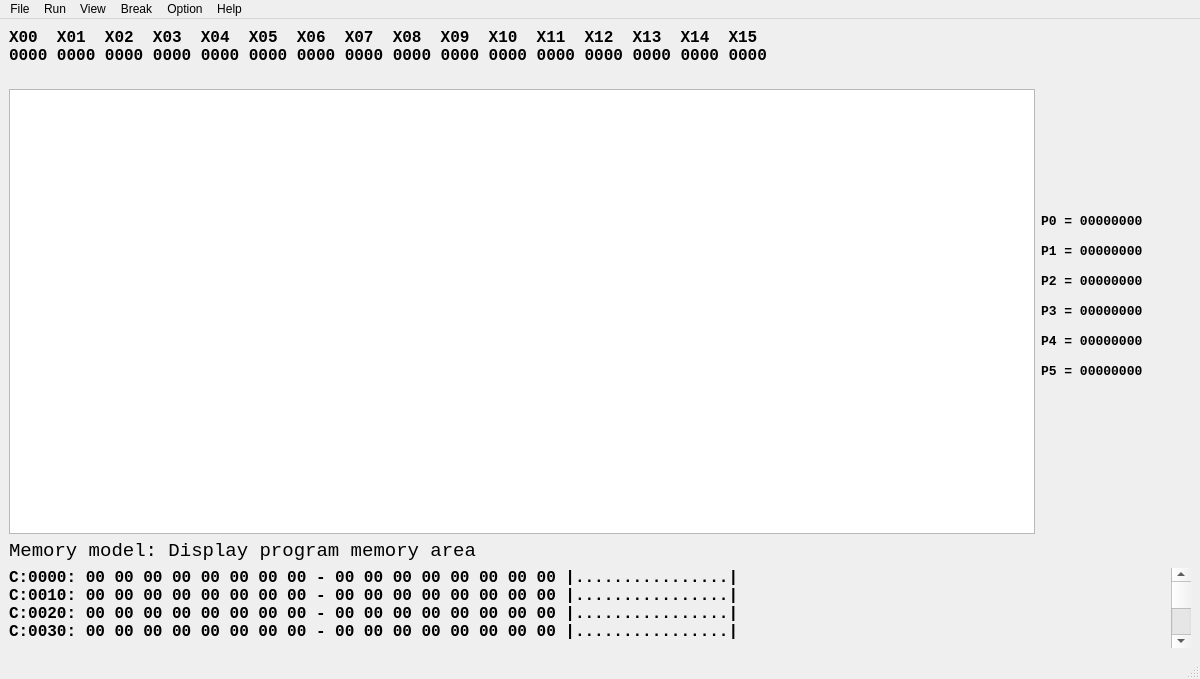
<?xml version="1.0" encoding="UTF-8"?>
<ui version="4.0">
 <class>MainWindow</class>
 <widget class="QMainWindow" name="MainWindow">
  <property name="windowModality">
   <enum>Qt::WindowModal</enum>
  </property>
  <property name="enabled">
   <bool>true</bool>
  </property>
  <property name="geometry">
   <rect>
    <x>0</x>
    <y>0</y>
    <width>1200</width>
    <height>679</height>
   </rect>
  </property>
  <property name="sizePolicy">
   <sizepolicy hsizetype="Expanding" vsizetype="Expanding">
    <horstretch>0</horstretch>
    <verstretch>0</verstretch>
   </sizepolicy>
  </property>
  <property name="maximumSize">
   <size>
    <width>16777215</width>
    <height>16777215</height>
   </size>
  </property>
  <property name="windowTitle">
   <string>Debugger 51</string>
  </property>
  <widget class="QWidget" name="centralwidget">
   <property name="minimumSize">
    <size>
     <width>800</width>
     <height>600</height>
    </size>
   </property>
   <property name="maximumSize">
    <size>
     <width>16777215</width>
     <height>16777215</height>
    </size>
   </property>
   <layout class="QGridLayout" name="gridLayout_2">
    <item row="0" column="0">
     <layout class="QGridLayout" name="gridLayout">
      <property name="sizeConstraint">
       <enum>QLayout::SetNoConstraint</enum>
      </property>
      <item row="1" column="0">
       <layout class="QHBoxLayout" name="horizontalLayout" stretch="1,0">
        <item>
         <widget class="QListWidget" name="listWidget_ASM">
          <property name="minimumSize">
           <size>
            <width>0</width>
            <height>300</height>
           </size>
          </property>
          <property name="maximumSize">
           <size>
            <width>16777215</width>
            <height>16777215</height>
           </size>
          </property>
          <property name="font">
           <font>
            <family>Courier New</family>
            <weight>75</weight>
            <bold>true</bold>
           </font>
          </property>
          <property name="verticalScrollBarPolicy">
           <enum>Qt::ScrollBarAsNeeded</enum>
          </property>
          <property name="horizontalScrollBarPolicy">
           <enum>Qt::ScrollBarAsNeeded</enum>
          </property>
         </widget>
        </item>
        <item>
         <widget class="QLabel" name="label_Port">
          <property name="sizePolicy">
           <sizepolicy hsizetype="Fixed" vsizetype="Expanding">
            <horstretch>0</horstretch>
            <verstretch>0</verstretch>
           </sizepolicy>
          </property>
          <property name="minimumSize">
           <size>
            <width>150</width>
            <height>300</height>
           </size>
          </property>
          <property name="maximumSize">
           <size>
            <width>16777215</width>
            <height>16777215</height>
           </size>
          </property>
          <property name="font">
           <font>
            <family>Courier New</family>
            <pointsize>10</pointsize>
            <weight>75</weight>
            <bold>true</bold>
            <kerning>true</kerning>
           </font>
          </property>
          <property name="text">
           <string>P0 = 00000000

P1 = 00000000

P2 = 00000000

P3 = 00000000

P4 = 00000000

P5 = 00000000

</string>
          </property>
          <property name="scaledContents">
           <bool>false</bool>
          </property>
          <property name="wordWrap">
           <bool>false</bool>
          </property>
         </widget>
        </item>
       </layout>
      </item>
      <item row="0" column="0">
       <widget class="QLabel" name="label_Reg">
        <property name="sizePolicy">
         <sizepolicy hsizetype="Expanding" vsizetype="Fixed">
          <horstretch>0</horstretch>
          <verstretch>0</verstretch>
         </sizepolicy>
        </property>
        <property name="minimumSize">
         <size>
          <width>0</width>
          <height>40</height>
         </size>
        </property>
        <property name="maximumSize">
         <size>
          <width>16777215</width>
          <height>16777215</height>
         </size>
        </property>
        <property name="font">
         <font>
          <family>Courier New</family>
          <pointsize>12</pointsize>
          <weight>75</weight>
          <bold>true</bold>
         </font>
        </property>
        <property name="text">
         <string>X00  X01  X02  X03  X04  X05  X06  X07  X08  X09  X10  X11  X12  X13  X14  X15 
0000 0000 0000 0000 0000 0000 0000 0000 0000 0000 0000 0000 0000 0000 0000 0000
</string>
        </property>
        <property name="alignment">
         <set>Qt::AlignLeading|Qt::AlignLeft|Qt::AlignTop</set>
        </property>
       </widget>
      </item>
      <item row="3" column="0">
       <layout class="QHBoxLayout" name="horizontalLayout_RAM" stretch="0,0">
        <item>
         <widget class="QLabel" name="label_RAM">
          <property name="sizePolicy">
           <sizepolicy hsizetype="Expanding" vsizetype="Fixed">
            <horstretch>0</horstretch>
            <verstretch>0</verstretch>
           </sizepolicy>
          </property>
          <property name="minimumSize">
           <size>
            <width>900</width>
            <height>80</height>
           </size>
          </property>
          <property name="maximumSize">
           <size>
            <width>16777215</width>
            <height>100</height>
           </size>
          </property>
          <property name="font">
           <font>
            <family>Courier New</family>
            <pointsize>12</pointsize>
            <weight>75</weight>
            <bold>true</bold>
           </font>
          </property>
          <property name="mouseTracking">
           <bool>false</bool>
          </property>
          <property name="layoutDirection">
           <enum>Qt::LeftToRight</enum>
          </property>
          <property name="text">
           <string>C:0000: 00 00 00 00 00 00 00 00 - 00 00 00 00 00 00 00 00 |................|
C:0010: 00 00 00 00 00 00 00 00 - 00 00 00 00 00 00 00 00 |................|
C:0020: 00 00 00 00 00 00 00 00 - 00 00 00 00 00 00 00 00 |................|
C:0030: 00 00 00 00 00 00 00 00 - 00 00 00 00 00 00 00 00 |................|</string>
          </property>
          <property name="scaledContents">
           <bool>false</bool>
          </property>
          <property name="alignment">
           <set>Qt::AlignLeading|Qt::AlignLeft|Qt::AlignTop</set>
          </property>
         </widget>
        </item>
        <item>
         <widget class="QScrollBar" name="verticalScrollBar_RAM">
          <property name="sizePolicy">
           <sizepolicy hsizetype="Fixed" vsizetype="Fixed">
            <horstretch>0</horstretch>
            <verstretch>0</verstretch>
           </sizepolicy>
          </property>
          <property name="minimumSize">
           <size>
            <width>20</width>
            <height>80</height>
           </size>
          </property>
          <property name="maximumSize">
           <size>
            <width>16777215</width>
            <height>16777215</height>
           </size>
          </property>
          <property name="font">
           <font>
            <family>Courier New</family>
            <weight>75</weight>
            <bold>true</bold>
           </font>
          </property>
          <property name="maximum">
           <number>1023</number>
          </property>
          <property name="singleStep">
           <number>1</number>
          </property>
          <property name="pageStep">
           <number>10</number>
          </property>
          <property name="sliderPosition">
           <number>0</number>
          </property>
          <property name="orientation">
           <enum>Qt::Vertical</enum>
          </property>
         </widget>
        </item>
       </layout>
      </item>
      <item row="2" column="0">
       <widget class="QLabel" name="label_RAM_model">
        <property name="font">
         <font>
          <family>Courier New</family>
          <pointsize>14</pointsize>
          <weight>50</weight>
          <bold>false</bold>
         </font>
        </property>
        <property name="text">
         <string>Memory model: Display program memory area</string>
        </property>
       </widget>
      </item>
     </layout>
    </item>
   </layout>
  </widget>
  <widget class="QMenuBar" name="menubar">
   <property name="geometry">
    <rect>
     <x>0</x>
     <y>0</y>
     <width>1200</width>
     <height>28</height>
    </rect>
   </property>
   <widget class="QMenu" name="menu">
    <property name="title">
     <string>File</string>
    </property>
    <addaction name="actionOpen"/>
    <addaction name="actionLoad"/>
   </widget>
   <widget class="QMenu" name="menuRun">
    <property name="title">
     <string>Run</string>
    </property>
    <addaction name="actionRun"/>
    <addaction name="actionStep_Run"/>
    <addaction name="actionStep_Function_Run"/>
    <addaction name="actionReset"/>
   </widget>
   <widget class="QMenu" name="menuView">
    <property name="title">
     <string>View</string>
    </property>
    <addaction name="actionUpdate_RAM"/>
    <addaction name="actionUpdate_Port"/>
    <addaction name="actionUpdate_Register"/>
    <addaction name="separator"/>
    <addaction name="actionCode_Memory"/>
    <addaction name="actionDirect_InRAM"/>
    <addaction name="actionIndirect_InRAM"/>
    <addaction name="actionExternal_RAM"/>
    <addaction name="separator"/>
    <addaction name="actionRefresh_Display"/>
   </widget>
   <widget class="QMenu" name="menuBreak">
    <property name="title">
     <string>Break</string>
    </property>
    <addaction name="actionMake_BreakPoint"/>
    <addaction name="actionClean_All_Break_Point"/>
   </widget>
   <widget class="QMenu" name="menuOption">
    <property name="title">
     <string>Option</string>
    </property>
    <addaction name="actionOpen_Port"/>
    <addaction name="actionReset_chip"/>
   </widget>
   <widget class="QMenu" name="menuHelp">
    <property name="title">
     <string>Help</string>
    </property>
   </widget>
   <addaction name="menu"/>
   <addaction name="menuRun"/>
   <addaction name="menuView"/>
   <addaction name="menuBreak"/>
   <addaction name="menuOption"/>
   <addaction name="menuHelp"/>
  </widget>
  <widget class="QStatusBar" name="statusbar"/>
  <action name="actionNew_File">
   <property name="text">
    <string>New File</string>
   </property>
  </action>
  <action name="actionOpen">
   <property name="text">
    <string>Open Hex File</string>
   </property>
  </action>
  <action name="actionRecent_File">
   <property name="text">
    <string>Recent File</string>
   </property>
  </action>
  <action name="actionLoad">
   <property name="text">
    <string>Load Lst File</string>
   </property>
  </action>
  <action name="actionMake_BreakPoint">
   <property name="text">
    <string>Make BreakPoint</string>
   </property>
  </action>
  <action name="actionRun">
   <property name="text">
    <string>Run</string>
   </property>
   <property name="shortcut">
    <string>F5</string>
   </property>
  </action>
  <action name="actionStep_Run">
   <property name="text">
    <string>Step Run</string>
   </property>
   <property name="shortcut">
    <string>F6</string>
   </property>
  </action>
  <action name="actionStep_Function_Run">
   <property name="text">
    <string>Step Function Run</string>
   </property>
   <property name="shortcut">
    <string>F7</string>
   </property>
  </action>
  <action name="actionUpdateregister">
   <property name="text">
    <string>Updateregister</string>
   </property>
   <property name="shortcut">
    <string>F8</string>
   </property>
  </action>
  <action name="actionUpdate_RAM">
   <property name="checkable">
    <bool>false</bool>
   </property>
   <property name="checked">
    <bool>false</bool>
   </property>
   <property name="text">
    <string>Update Memory</string>
   </property>
  </action>
  <action name="actionUpdate_Port">
   <property name="text">
    <string>Update Port</string>
   </property>
  </action>
  <action name="actionUpdate_ASM">
   <property name="text">
    <string>Update ASM</string>
   </property>
  </action>
  <action name="actionList_Port">
   <property name="text">
    <string>List Port</string>
   </property>
  </action>
  <action name="actionOpen_Port">
   <property name="text">
    <string>Open Port</string>
   </property>
  </action>
  <action name="actionClean_All_Break_Point">
   <property name="text">
    <string>Clean All Break Point</string>
   </property>
  </action>
  <action name="actionUpdate_Register">
   <property name="text">
    <string>Update Register</string>
   </property>
   <property name="iconText">
    <string>Update Register</string>
   </property>
  </action>
  <action name="actionReset">
   <property name="text">
    <string>Program Reset</string>
   </property>
  </action>
  <action name="actionIndirect_InRAM">
   <property name="checkable">
    <bool>true</bool>
   </property>
   <property name="checked">
    <bool>false</bool>
   </property>
   <property name="enabled">
    <bool>false</bool>
   </property>
   <property name="text">
    <string>Indirect addr. internal RAM</string>
   </property>
  </action>
  <action name="actionDirect_InRAM">
   <property name="checkable">
    <bool>true</bool>
   </property>
   <property name="enabled">
    <bool>false</bool>
   </property>
   <property name="text">
    <string>Direct addr. internal RAM</string>
   </property>
  </action>
  <action name="actionExternal_RAM">
   <property name="checkable">
    <bool>true</bool>
   </property>
   <property name="checked">
    <bool>false</bool>
   </property>
   <property name="enabled">
    <bool>false</bool>
   </property>
   <property name="text">
    <string>External RAM</string>
   </property>
  </action>
  <action name="actionCode_Memory">
   <property name="checkable">
    <bool>true</bool>
   </property>
   <property name="checked">
    <bool>true</bool>
   </property>
   <property name="text">
    <string>Code Memory</string>
   </property>
  </action>
  <action name="actionView_Address">
   <property name="text">
    <string>View address</string>
   </property>
  </action>
  <action name="actionRefresh_Display">
   <property name="text">
    <string>Refresh Display</string>
   </property>
  </action>
  <action name="actionReset_chip">
   <property name="text">
    <string>Reset Chip</string>
   </property>
  </action>
 </widget>
 <resources/>
 <connections>
  <connection>
   <sender>actionDirect_InRAM</sender>
   <signal>toggled(bool)</signal>
   <receiver>actionExternal_RAM</receiver>
   <slot>setDisabled(bool)</slot>
   <hints>
    <hint type="sourcelabel">
     <x>-1</x>
     <y>-1</y>
    </hint>
    <hint type="destinationlabel">
     <x>-1</x>
     <y>-1</y>
    </hint>
   </hints>
  </connection>
  <connection>
   <sender>actionDirect_InRAM</sender>
   <signal>toggled(bool)</signal>
   <receiver>actionIndirect_InRAM</receiver>
   <slot>setDisabled(bool)</slot>
   <hints>
    <hint type="sourcelabel">
     <x>-1</x>
     <y>-1</y>
    </hint>
    <hint type="destinationlabel">
     <x>-1</x>
     <y>-1</y>
    </hint>
   </hints>
  </connection>
  <connection>
   <sender>actionDirect_InRAM</sender>
   <signal>toggled(bool)</signal>
   <receiver>actionCode_Memory</receiver>
   <slot>setDisabled(bool)</slot>
   <hints>
    <hint type="sourcelabel">
     <x>-1</x>
     <y>-1</y>
    </hint>
    <hint type="destinationlabel">
     <x>-1</x>
     <y>-1</y>
    </hint>
   </hints>
  </connection>
  <connection>
   <sender>actionCode_Memory</sender>
   <signal>toggled(bool)</signal>
   <receiver>actionDirect_InRAM</receiver>
   <slot>setDisabled(bool)</slot>
   <hints>
    <hint type="sourcelabel">
     <x>-1</x>
     <y>-1</y>
    </hint>
    <hint type="destinationlabel">
     <x>-1</x>
     <y>-1</y>
    </hint>
   </hints>
  </connection>
  <connection>
   <sender>actionCode_Memory</sender>
   <signal>toggled(bool)</signal>
   <receiver>actionExternal_RAM</receiver>
   <slot>setDisabled(bool)</slot>
   <hints>
    <hint type="sourcelabel">
     <x>-1</x>
     <y>-1</y>
    </hint>
    <hint type="destinationlabel">
     <x>-1</x>
     <y>-1</y>
    </hint>
   </hints>
  </connection>
  <connection>
   <sender>actionCode_Memory</sender>
   <signal>toggled(bool)</signal>
   <receiver>actionIndirect_InRAM</receiver>
   <slot>setDisabled(bool)</slot>
   <hints>
    <hint type="sourcelabel">
     <x>-1</x>
     <y>-1</y>
    </hint>
    <hint type="destinationlabel">
     <x>-1</x>
     <y>-1</y>
    </hint>
   </hints>
  </connection>
  <connection>
   <sender>actionExternal_RAM</sender>
   <signal>toggled(bool)</signal>
   <receiver>actionCode_Memory</receiver>
   <slot>setDisabled(bool)</slot>
   <hints>
    <hint type="sourcelabel">
     <x>-1</x>
     <y>-1</y>
    </hint>
    <hint type="destinationlabel">
     <x>-1</x>
     <y>-1</y>
    </hint>
   </hints>
  </connection>
  <connection>
   <sender>actionIndirect_InRAM</sender>
   <signal>toggled(bool)</signal>
   <receiver>actionDirect_InRAM</receiver>
   <slot>setDisabled(bool)</slot>
   <hints>
    <hint type="sourcelabel">
     <x>-1</x>
     <y>-1</y>
    </hint>
    <hint type="destinationlabel">
     <x>-1</x>
     <y>-1</y>
    </hint>
   </hints>
  </connection>
  <connection>
   <sender>actionExternal_RAM</sender>
   <signal>toggled(bool)</signal>
   <receiver>actionIndirect_InRAM</receiver>
   <slot>setDisabled(bool)</slot>
   <hints>
    <hint type="sourcelabel">
     <x>-1</x>
     <y>-1</y>
    </hint>
    <hint type="destinationlabel">
     <x>-1</x>
     <y>-1</y>
    </hint>
   </hints>
  </connection>
  <connection>
   <sender>actionIndirect_InRAM</sender>
   <signal>toggled(bool)</signal>
   <receiver>actionExternal_RAM</receiver>
   <slot>setDisabled(bool)</slot>
   <hints>
    <hint type="sourcelabel">
     <x>-1</x>
     <y>-1</y>
    </hint>
    <hint type="destinationlabel">
     <x>-1</x>
     <y>-1</y>
    </hint>
   </hints>
  </connection>
  <connection>
   <sender>actionIndirect_InRAM</sender>
   <signal>toggled(bool)</signal>
   <receiver>actionCode_Memory</receiver>
   <slot>setDisabled(bool)</slot>
   <hints>
    <hint type="sourcelabel">
     <x>-1</x>
     <y>-1</y>
    </hint>
    <hint type="destinationlabel">
     <x>-1</x>
     <y>-1</y>
    </hint>
   </hints>
  </connection>
  <connection>
   <sender>actionExternal_RAM</sender>
   <signal>toggled(bool)</signal>
   <receiver>actionDirect_InRAM</receiver>
   <slot>setDisabled(bool)</slot>
   <hints>
    <hint type="sourcelabel">
     <x>-1</x>
     <y>-1</y>
    </hint>
    <hint type="destinationlabel">
     <x>-1</x>
     <y>-1</y>
    </hint>
   </hints>
  </connection>
 </connections>
</ui>
